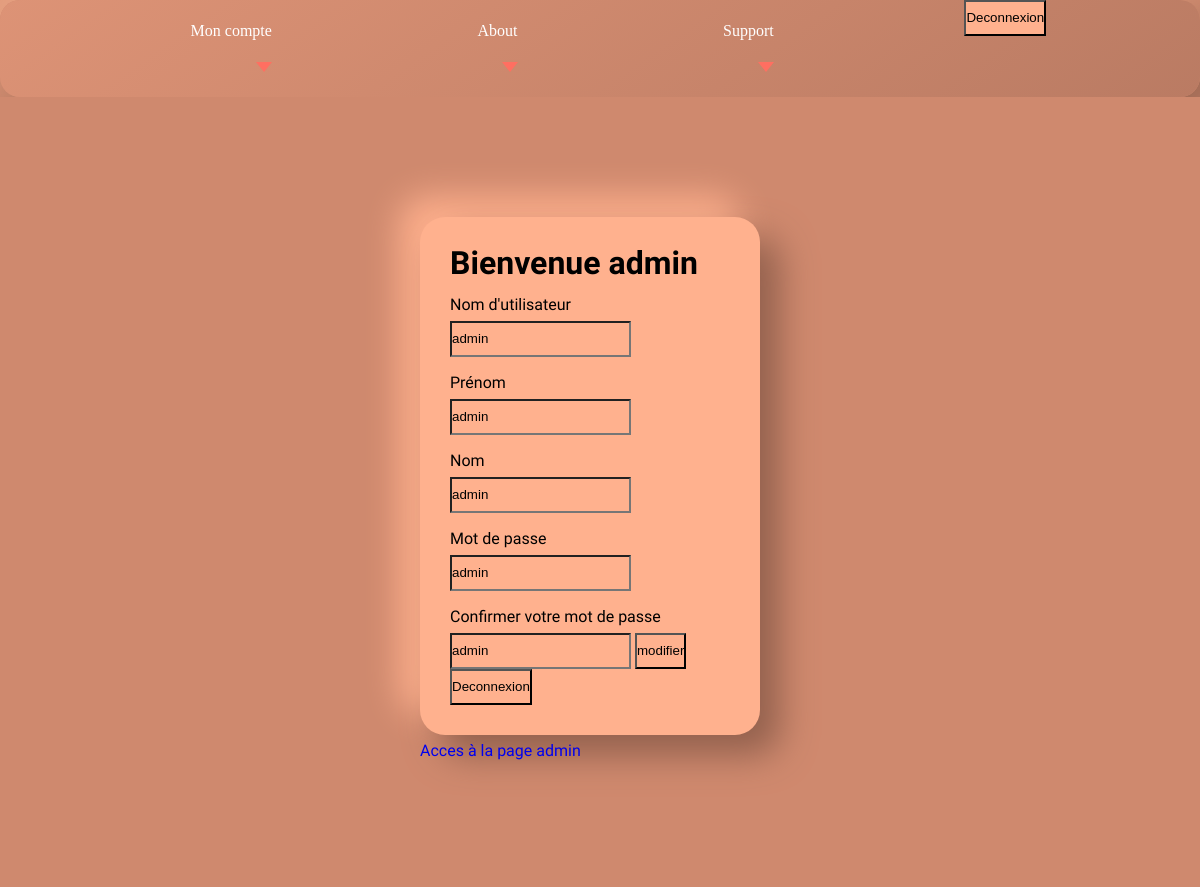
/php/profil.php (signed in), run on the app's committed database.
### tables this page shows
CREATE TABLE IF NOT EXISTS `utilisateurs` (
  `id` int(11) NOT NULL AUTO_INCREMENT,
  `login` varchar(255) NOT NULL,
  `prenom` varchar(255) NOT NULL,
  `nom` varchar(255) NOT NULL,
  `password` varchar(255) NOT NULL,
  PRIMARY KEY (`id`)
);

### php/profil.php (the view, shortened to what this page needs)
<!doctype html>
<html lang="en">
<head>
    <link rel="stylesheet" href="../asset/css/connexion.css">
    <link rel="stylesheet" href="../asset/css/header.css">
</head>
<body>
<header>
    <?php require "header.php"; ?>
</header>
<main>
    <form action="#" method="post" id="form">
        <?php
        echo '<h1>Bienvenue ' . $_SESSION['login'] . '</h1>';
        $login = $_SESSION['login'];
        $mdp = $_SESSION['password'];
        $connect = mysqli_connect("localhost", "root", "", "moduleconnexion");
        $req = mysqli_query($connect, "SELECT * FROM utilisateurs WHERE password='$mdp' AND login='$login' ");
        $table = mysqli_fetch_all($req, MYSQLI_ASSOC);
        foreach ($table as $key => $value) ;
        ?>
        <label for="login">Nom d'utilisateur</label>
        <input type="text" name="login" value=<?php echo $value['login']; ?>>
        <label for="prenom">Prénom</label>
        <input type="text" name="prenom" value=<?php echo $value['prenom']; ?>>
        <label for="nom">Nom</label>
        <input type="text" name="nom" value=<?php echo $value['nom']; ?>>
        <label for="password">Mot de passe</label>
        <input type="text" name="password" value=<?php echo $value['password']; ?>>
        <label for="confir">Confirmer votre mot de passe</label>
        <input type="text" name="confirm" value=<?php echo $value['password']; ?>>
        <input type="submit" value="modifier" name="submit">
        <input type="submit" value="Deconnexion" name="deco">
    </form>
    <?php
    if ($login == 'admin' && $mdp == 'admin') {
        echo "<a href='admin.php'>Acces à la page admin</a>";
    }
    ?>
</main>
</body>
</html>

### asset/css/connexion.css (style rules this page uses)
* { margin: 0; padding: 0; }
main { padding: 10%; padding-left: 35%; background-color: rgb(207, 137, 110); font-family: 'Parisienne', cursive; }
#form { padding: 30px; width: 280px; background-color: #ffb18e; border-radius: 25px; box-shadow: 20px 20px 35px #93614e, -20px -20px 35px #ffb18e; }
label { margin-top: 10px; display: block; }
a { text-decoration: none; }
input { background-color: #ffb18e; }

### asset/css/header.css (style rules this page uses)
* { margin: 0; padding: 0; list-style: none; text-decoration: none; line-height: 2rem; }
body { background-color: rgb(207, 137, 110); }

### data on the page
utilisateurs: login "admin", prenom "admin", nom "admin", password "admin", confirm "admin"

### other printed values
$_SESSION['login'] "admin"
